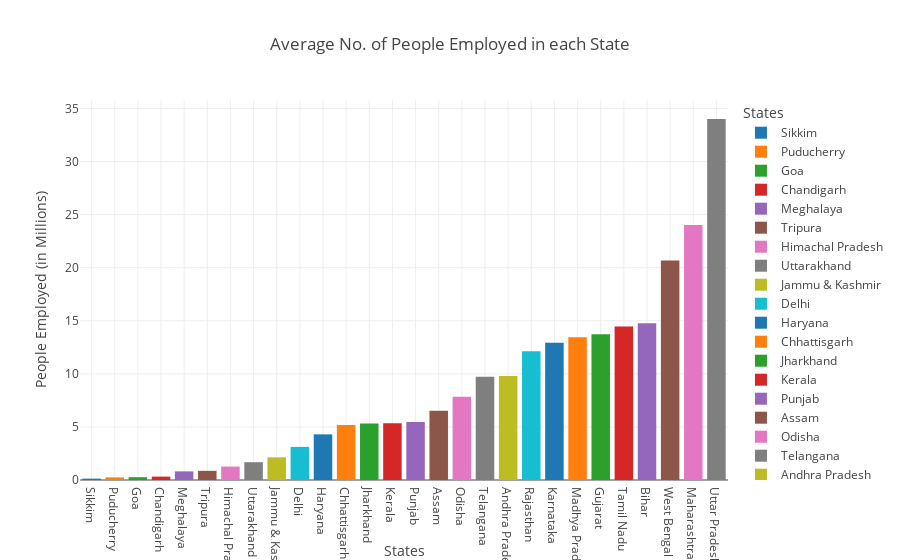

Write notebook code for a chart like this one.
### Markdown cell above
- *Estimated no of People Employed was more during 2020 for all the states and regions, as red dots are a little right shifted...*


- *This can be due to more people entering the job market, thus even though jobs were decreasing and unemployement was high, more people were employed in 2020 as compared to 2019*

### Code cell
# Bar plot of average People Employed by States

df_lr = df[[df.columns[5], df.columns[0]]].groupby(df.columns[0]).mean().reset_index()
df_lr = df_lr.sort_values(df.columns[5])
fig = px.bar(df_lr, x=df.columns[0], y=df.columns[5], color=df.columns[0],
             labels={df.columns[0] : 'States', df.columns[5]: 'People Employed (in Millions)'},
             title='Average No. of People Employed in each State', template='gridon')
fig.show()

### Figure 1 — Plotly figure (JSON) as saved in the notebook; plotly's stock layout.template omitted (floating-point values rounded to 4 significant figures)
{"data": [{"alignmentgroup": "True", "hovertemplate": "States=%{x}<br>People Employed (in Millions)=%{y}<extra></extra>", "legendgroup": "Sikkim", "marker": {"color": "#1F77B4", "pattern": {"shape": ""}}, "name": "Sikkim", "offsetgroup": "Sikkim", "orientation": "v", "showlegend": true, "textposition": "auto", "type": "bar", "x": ["Sikkim"], "xaxis": "x", "y": [0.1282], "yaxis": "y"}, {"alignmentgroup": "True", "hovertemplate": "States=%{x}<br>People Employed (in Millions)=%{y}<extra></extra>", "legendgroup": "Puducherry", "marker": {"color": "#FF7F0E", "pattern": {"shape": ""}}, "name": "Puducherry", "offsetgroup": "Puducherry", "orientation": "v", "showlegend": true, "textposition": "auto", "type": "bar", "x": ["Puducherry"], "xaxis": "x", "y": [0.2446], "yaxis": "y"}, {"alignmentgroup": "True", "hovertemplate": "States=%{x}<br>People Employed (in Millions)=%{y}<extra></extra>", "legendgroup": "Goa", "marker": {"color": "#2CA02C", "pattern": {"shape": ""}}, "name": "Goa", "offsetgroup": "Goa", "orientation": "v", "showlegend": true, "textposition": "auto", "type": "bar", "x": ["Goa"], "xaxis": "x", "y": [0.2625], "yaxis": "y"}, {"alignmentgroup": "True", "hovertemplate": "States=%{x}<br>People Employed (in Millions)=%{y}<extra></extra>", "legendgroup": "Chandigarh", "marker": {"color": "#D62728", "pattern": {"shape": ""}}, "name": "Chandigarh", "offsetgroup": "Chandigarh", "orientation": "v", "showlegend": true, "textposition": "auto", "type": "bar", "x": ["Chandigarh"], "xaxis": "x", "y": [0.3175], "yaxis": "y"}, {"alignmentgroup": "True", "hovertemplate": "States=%{x}<br>People Employed (in Millions)=%{y}<extra></extra>", "legendgroup": "Meghalaya", "marker": {"color": "#9467BD", "pattern": {"shape": ""}}, "name": "Meghalaya", "offsetgroup": "Meghalaya", "orientation": "v", "showlegend": true, "textposition": "auto", "type": "bar", "x": ["Meghalaya"], "xaxis": "x", "y": [0.8133], "yaxis": "y"}, {"alignmentgroup": "True", "hovertemplate": "States=%{x}<br>People Employed (in Millions)=%{y}<extra></extra>", "legendgroup": "Tripura", "marker": {"color": "#8C564B", "pattern": {"shape": ""}}, "name": "Tripura", "offsetgroup": "Tripura", "orientation": "v", "showlegend": true, "textposition": "auto", "type": "bar", "x": ["Tripura"], "xaxis": "x", "y": [0.8657], "yaxis": "y"}, {"alignmentgroup": "True", "hovertemplate": "States=%{x}<br>People Employed (in Millions)=%{y}<extra></extra>", "legendgroup": "Himachal Pradesh", "marker": {"color": "#E377C2", "pattern": {"shape": ""}}, "name": "Himachal Pradesh", "offsetgroup": "Himachal Pradesh", "orientation": "v", "showlegend": true, "textposition": "auto", "type": "bar", "x": ["Himachal Pradesh"], "xaxis": "x", "y": [1.265], "yaxis": "y"}, {"alignmentgroup": "True", "hovertemplate": "States=%{x}<br>People Employed (in Millions)=%{y}<extra></extra>", "legendgroup": "Uttarakhand", "marker": {"color": "#7F7F7F", "pattern": {"shape": ""}}, "name": "Uttarakhand", "offsetgroup": "Uttarakhand", "orientation": "v", "showlegend": true, "textposition": "auto", "type": "bar", "x": ["Uttarakhand"], "xaxis": "x", "y": [1.676], "yaxis": "y"}, {"alignmentgroup": "True", "hovertemplate": "States=%{x}<br>People Employed (in Millions)=%{y}<extra></extra>", "legendgroup": "Jammu & Kashmir", "marker": {"color": "#BCBD22", "pattern": {"shape": ""}}, "name": "Jammu & Kashmir", "offsetgroup": "Jammu & Kashmir", "orientation": "v", "showlegend": true, "textposition": "auto", "type": "bar", "x": ["Jammu & Kashmir"], "xaxis": "x", "y": [2.134], "yaxis": "y"}, {"alignmentgroup": "True", "hovertemplate": "States=%{x}<br>People Employed (in Millions)=%{y}<extra></extra>", "legendgroup": "Delhi", "marker": {"color": "#17BECF", "pattern": {"shape": ""}}, "name": "Delhi", "offsetgroup": "Delhi", "orientation": "v", "showlegend": true, "textposition": "auto", "type": "bar", "x": ["Delhi"], "xaxis": "x", "y": [3.12], "yaxis": "y"}, {"alignmentgroup": "True", "hovertemplate": "States=%{x}<br>People Employed (in Millions)=%{y}<extra></extra>", "legendgroup": "Haryana", "marker": {"color": "#1F77B4", "pattern": {"shape": ""}}, "name": "Haryana", "offsetgroup": "Haryana", "orientation": "v", "showlegend": true, "textposition": "auto", "type": "bar", "x": ["Haryana"], "xaxis": "x", "y": [4.299], "yaxis": "y"}, {"alignmentgroup": "True", "hovertemplate": "States=%{x}<br>People Employed (in Millions)=%{y}<extra></extra>", "legendgroup": "Chhattisgarh", "marker": {"color": "#FF7F0E", "pattern": {"shape": ""}}, "name": "Chhattisgarh", "offsetgroup": "Chhattisgarh", "orientation": "v", "showlegend": true, "textposition": "auto", "type": "bar", "x": ["Chhattisgarh"], "xaxis": "x", "y": [5.181], "yaxis": "y"}, {"alignmentgroup": "True", "hovertemplate": "States=%{x}<br>People Employed (in Millions)=%{y}<extra></extra>", "legendgroup": "Jharkhand", "marker": {"color": "#2CA02C", "pattern": {"shape": ""}}, "name": "Jharkhand", "offsetgroup": "Jharkhand", "orientation": "v", "showlegend": true, "textposition": "auto", "type": "bar", "x": ["Jharkhand"], "xaxis": "x", "y": [5.333], "yaxis": "y"}, {"alignmentgroup": "True", "hovertemplate": "States=%{x}<br>People Employed (in Millions)=%{y}<extra></extra>", "legendgroup": "Kerala", "marker": {"color": "#D62728", "pattern": {"shape": ""}}, "name": "Kerala", "offsetgroup": "Kerala", "orientation": "v", "showlegend": true, "textposition": "auto", "type": "bar", "x": ["Kerala"], "xaxis": "x", "y": [5.337], "yaxis": "y"}, {"alignmentgroup": "True", "hovertemplate": "States=%{x}<br>People Employed (in Millions)=%{y}<extra></extra>", "legendgroup": "Punjab", "marker": {"color": "#9467BD", "pattern": {"shape": ""}}, "name": "Punjab", "offsetgroup": "Punjab", "orientation": "v", "showlegend": true, "textposition": "auto", "type": "bar", "x": ["Punjab"], "xaxis": "x", "y": [5.457], "yaxis": "y"}, {"alignmentgroup": "True", "hovertemplate": "States=%{x}<br>People Employed (in Millions)=%{y}<extra></extra>", "legendgroup": "Assam", "marker": {"color": "#8C564B", "pattern": {"shape": ""}}, "name": "Assam", "offsetgroup": "Assam", "orientation": "v", "showlegend": true, "textposition": "auto", "type": "bar", "x": ["Assam"], "xaxis": "x", "y": [6.519], "yaxis": "y"}, {"alignmentgroup": "True", "hovertemplate": "States=%{x}<br>People Employed (in Millions)=%{y}<extra></extra>", "legendgroup": "Odisha", "marker": {"color": "#E377C2", "pattern": {"shape": ""}}, "name": "Odisha", "offsetgroup": "Odisha", "orientation": "v", "showlegend": true, "textposition": "auto", "type": "bar", "x": ["Odisha"], "xaxis": "x", "y": [7.838], "yaxis": "y"}, {"alignmentgroup": "True", "hovertemplate": "States=%{x}<br>People Employed (in Millions)=%{y}<extra></extra>", "legendgroup": "Telangana", "marker": {"color": "#7F7F7F", "pattern": {"shape": ""}}, "name": "Telangana", "offsetgroup": "Telangana", "orientation": "v", "showlegend": true, "textposition": "auto", "type": "bar", "x": ["Telangana"], "xaxis": "x", "y": [9.726], "yaxis": "y"}, {"alignmentgroup": "True", "hovertemplate": "States=%{x}<br>People Employed (in Millions)=%{y}<extra></extra>", "legendgroup": "Andhra Pradesh", "marker": {"color": "#BCBD22", "pattern": {"shape": ""}}, "name": "Andhra Pradesh", "offsetgroup": "Andhra Pradesh", "orientation": "v", "showlegend": true, "textposition": "auto", "type": "bar", "x": ["Andhra Pradesh"], "xaxis": "x", "y": [9.806], "yaxis": "y"}, {"alignmentgroup": "True", "hovertemplate": "States=%{x}<br>People Employed (in Millions)=%{y}<extra></extra>", "legendgroup": "Rajasthan", "marker": {"color": "#17BECF", "pattern": {"shape": ""}}, "name": "Rajasthan", "offsetgroup": "Rajasthan", "orientation": "v", "showlegend": true, "textposition": "auto", "type": "bar", "x": ["Rajasthan"], "xaxis": "x", "y": [12.12], "yaxis": "y"}, {"alignmentgroup": "True", "hovertemplate": "States=%{x}<br>People Employed (in Millions)=%{y}<extra></extra>", "legendgroup": "Karnataka", "marker": {"color": "#1F77B4", "pattern": {"shape": ""}}, "name": "Karnataka", "offsetgroup": "Karnataka", "orientation": "v", "showlegend": true, "textposition": "auto", "type": "bar", "x": ["Karnataka"], "xaxis": "x", "y": [12.93], "yaxis": "y"}, {"alignmentgroup": "True", "hovertemplate": "States=%{x}<br>People Employed (in Millions)=%{y}<extra></extra>", "legendgroup": "Madhya Pradesh", "marker": {"color": "#FF7F0E", "pattern": {"shape": ""}}, "name": "Madhya Pradesh", "offsetgroup": "Madhya Pradesh", "orientation": "v", "showlegend": true, "textposition": "auto", "type": "bar", "x": ["Madhya Pradesh"], "xaxis": "x", "y": [13.45], "yaxis": "y"}, {"alignmentgroup": "True", "hovertemplate": "States=%{x}<br>People Employed (in Millions)=%{y}<extra></extra>", "legendgroup": "Gujarat", "marker": {"color": "#2CA02C", "pattern": {"shape": ""}}, "name": "Gujarat", "offsetgroup": "Gujarat", "orientation": "v", "showlegend": true, "textposition": "auto", "type": "bar", "x": ["Gujarat"], "xaxis": "x", "y": [13.72], "yaxis": "y"}, {"alignmentgroup": "True", "hovertemplate": "States=%{x}<br>People Employed (in Millions)=%{y}<extra></extra>", "legendgroup": "Tamil Nadu", "marker": {"color": "#D62728", "pattern": {"shape": ""}}, "name": "Tamil Nadu", "offsetgroup": "Tamil Nadu", "orientation": "v", "showlegend": true, "textposition": "auto", "type": "bar", "x": ["Tamil Nadu"], "xaxis": "x", "y": [14.46], "yaxis": "y"}, {"alignmentgroup": "True", "hovertemplate": "States=%{x}<br>People Employed (in Millions)=%{y}<extra></extra>", "legendgroup": "Bihar", "marker": {"color": "#9467BD", "pattern": {"shape": ""}}, "name": "Bihar", "offsetgroup": "Bihar", "orientation": "v", "showlegend": true, "textposition": "auto", "type": "bar", "x": ["Bihar"], "xaxis": "x", "y": [14.77], "yaxis": "y"}, {"alignmentgroup": "True", "hovertemplate": "States=%{x}<br>People Employed (in Millions)=%{y}<extra></extra>", "legendgroup": "West Bengal", "marker": {"color": "#8C564B", "pattern": {"shape": ""}}, "name": "West Bengal", "offsetgroup": "West Bengal", "orientation": "v", "showlegend": true, "textposition": "auto", "type": "bar", "x": ["West Bengal"], "xaxis": "x", "y": [20.68], "yaxis": "y"}, {"alignmentgroup": "True", "hovertemplate": "States=%{x}<br>People Employed (in Millions)=%{y}<extra></extra>", "legendgroup": "Maharashtra", "marker": {"color": "#E377C2", "pattern": {"shape": ""}}, "name": "Maharashtra", "offsetgroup": "Maharashtra", "orientation": "v", "showlegend": true, "textposition": "auto", "type": "bar", "x": ["Maharashtra"], "xaxis": "x", "y": [24.03], "yaxis": "y"}, {"alignmentgroup": "True", "hovertemplate": "States=%{x}<br>People Employed (in Millions)=%{y}<extra></extra>", "legendgroup": "Uttar Pradesh", "marker": {"color": "#7F7F7F", "pattern": {"shape": ""}}, "name": "Uttar Pradesh", "offsetgroup": "Uttar Pradesh", "orientation": "v", "showlegend": true, "textposition": "auto", "type": "bar", "x": ["Uttar Pradesh"], "xaxis": "x", "y": [34.0], "yaxis": "y"}], "layout": {"barmode": "relative", "legend": {"title": {"text": "States"}, "tracegroupgap": 0}, "title": {"text": "Average No. of People Employed in each State"}, "xaxis": {"anchor": "y", "categoryarray": ["Sikkim", "Puducherry", "Goa", "Chandigarh", "Meghalaya", "Tripura", "Himachal Pradesh", "Uttarakhand", "Jammu & Kashmir", "Delhi", "Haryana", "Chhattisgarh", "Jharkhand", "Kerala", "Punjab", "Assam", "Odisha", "Telangana", "Andhra Pradesh", "Rajasthan", "Karnataka", "Madhya Pradesh", "Gujarat", "Tamil Nadu", "Bihar", "West Bengal", "Maharashtra", "Uttar Pradesh"], "categoryorder": "array", "domain": [0, 1], "title": {"text": "States"}}, "yaxis": {"anchor": "x", "domain": [0, 1], "title": {"text": "People Employed (in Millions)"}}}}
